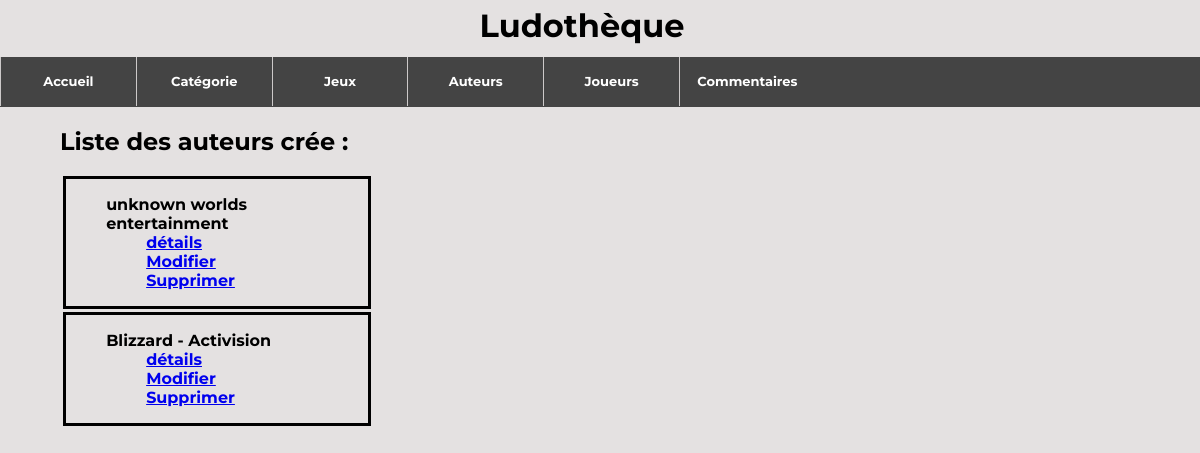
The page /ludo/affichageauteurs/ on the database its author committed.
### ludo/models.py (models this page shows, shortened)
class Auteurs(models.Model):
    nom_aut = models.CharField(max_length=100)
    age_aut = models.IntegerField(blank=False)
    photo_aut = models.CharField(max_length=300)
    def __str__(self):
        chaine3 = f"{self.nom_aut}"
        return chaine3

### ludo/views.py (the view)
# urls.py: path('affichageauteurs/', views.affichageauteurs),
def affichageauteurs(request):
    liste3 = list(models.Auteurs.objects.all())
    return render(request, 'ludo/affichageauteurs.html',{"liste" : liste3})

### ludo/templates/ludo/affichageauteurs.html (shortened to what this page needs)
<!DOCTYPE html>
<html lang="en">
<head>
</head>
{% extends 'main.html' %}
{% load static %}
{% block content %}
<body>
    <div class="margin">
        <h2> Liste des auteurs crée :</h2>
        {% for a in liste %}
        <div class="li_Border">
            <ul>
                {{a}}
                <ul><a href="/ludo/afficheauteurs/{{a.id}}/">détails</a></ul>
                <ul><a class="updateauteurs" href="/ludo/updateauteurs/{{a.id}}/">Modifier</a></ul>
                <ul><a class="del" href="/ludo/deleteauteurs/{{a.id}}/">Supprimer</a></ul>
            </ul>
        </div>
        {% endfor %}
    </div>
</body>
</html>
{% endblock %}

### ludo/static/csstemplates/index.css (style rules this page uses)
body { margin: 0%; font-family: 'Montserrat', sans-serif; color: black; background-color: #e4e1e1; font-weight: bolder; width: 100%; }
.margin { margin-left: 5%; margin-right: 5%; float: left; }
.li_Border { padding-right: 10%; border: solid black; margin: 1%; display: flex; flex-direction: row; margin: 1%; }

### rows shown on the page
Auteurs: nom_aut "unknown worlds entertainment"
Auteurs: nom_aut "Blizzard - Activision"
